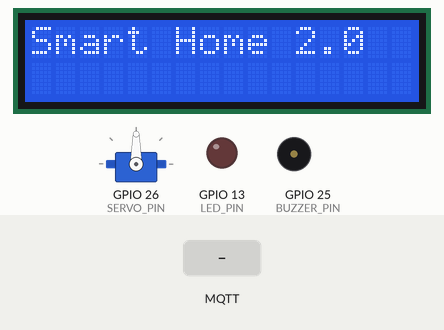
The sketch below on a simulated ESP32. Parts: servo, 16×2 character LCD, output pins drawn as LEDs (lit = HIGH), buzzer (waves = sounding). Inputs (shaded band) come from the test bench. WiFi joins after 1.5 s; servers stay silent unless stated; no MQTT or app messages arrive unless stated; what the sketch prints to the serial monitor is not drawn.

Above: at 2.7 s.
2.8 s: MQTT message "1" arrives on the first subscribed topic
At 3.4 s:
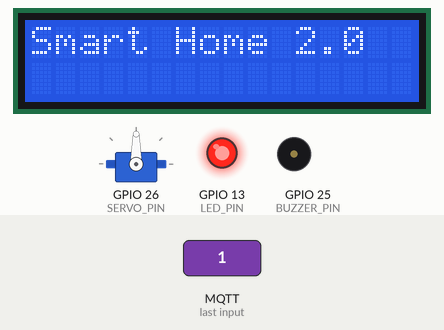
4.3 s: MQTT message "home/led" arrives on the second subscribed topic
At 4.6 s:
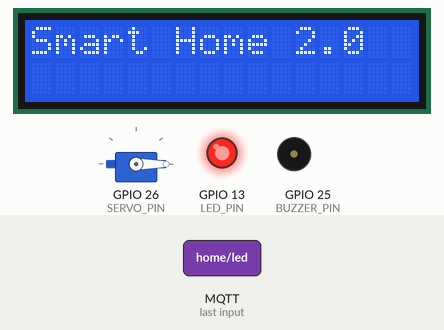
5.8 s: MQTT message "home/led" arrives on the first subscribed topic
At 6.9 s:
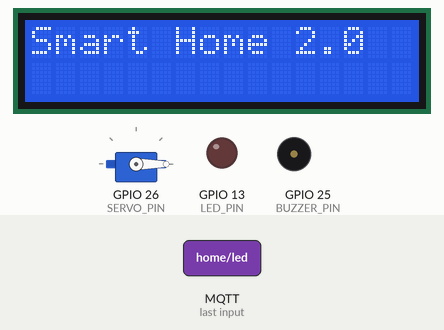
7.3 s: MQTT message "1" arrives on the third subscribed topic
At 8.1 s:
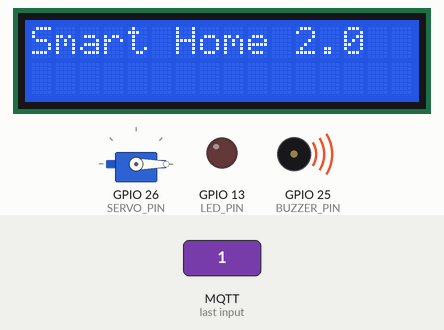
Timing chart, 0 to 10.8 s (numbered marks = the images above; inputs shaded):
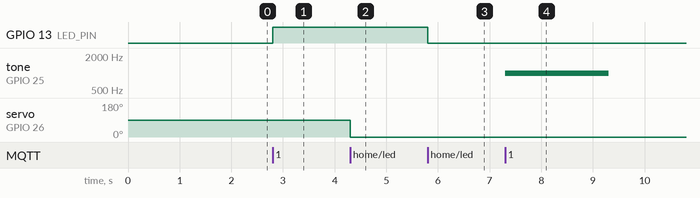

The sketch:

sketch.ino
```cpp
#include <WiFi.h>
#include <PubSubClient.h>
#include <LiquidCrystal_I2C.h>
#include <Wire.h>
#include <ESP32Servo.h>

// WiFi dan MQTT
const char* ssid = "Wokwi-GUEST";
const char* password = "";
const char* mqtt_server = "broker.hivemq.com";

WiFiClient espClient;
PubSubClient client(espClient);
LiquidCrystal_I2C lcd(0x27, 16, 2);
Servo servo;

// Pins
#define LED_PIN 13
#define BUZZER_PIN 25
#define SERVO_PIN 26

bool ledState = false;
int servoAngle = 0;
String lcdMessage = "Ready";

void callback(char* topic, byte* payload, unsigned int length) {
  String msg = "";
  for (int i = 0; i < length; i++) msg += (char)payload[i];

  if (String(topic) == "home/led") {
    ledState = (msg == "1");
    digitalWrite(LED_PIN, ledState ? HIGH : LOW);
    Serial.println("LED: " + String(ledState));
  }
  else if (String(topic) == "home/servo") {
    servoAngle = msg.toInt();
    servo.write(servoAngle);
    Serial.println("Servo: " + String(servoAngle) + "°");
  }
  else if (String(topic) == "home/buzzer") {
    if (msg == "1") {
      tone(BUZZER_PIN, 1000, 2000); // bunyi selama 2 detik
    }
  }
  else if (String(topic) == "home/lcd") {
    lcdMessage = msg;
    lcd.clear();
    lcd.print(lcdMessage.substring(0, 16));
    if (lcdMessage.length() > 16) {
      lcd.setCursor(0, 1);
      lcd.print(lcdMessage.substring(16, 32));
    }
  }
}

void reconnect() {
  while (!client.connected()) {
    if (client.connect("ESP32-SmartHome2.0")) {
      client.subscribe("home/led");
      client.subscribe("home/servo");
      client.subscribe("home/buzzer");
      client.subscribe("home/lcd");
    } else delay(2000);
  }
}

void setup() {
  Serial.begin(115200);

  pinMode(LED_PIN, OUTPUT);
  pinMode(BUZZER_PIN, OUTPUT);
  servo.attach(SERVO_PIN);

  lcd.init();
  lcd.backlight();
  lcd.print("Smart Home 2.0");

  WiFi.begin(ssid, password);
  while (WiFi.status() != WL_CONNECTED) delay(500);

  client.setServer(mqtt_server, 1883);
  client.setCallback(callback);
}

void loop() {
  if (!client.connected()) reconnect();
  client.loop();

  // Publish current state
  client.publish("home/led/state", ledState ? "1" : "0");
  client.publish("home/servo/state", String(servoAngle).c_str());
  client.publish("home/lcd/state", lcdMessage.c_str());
}
```

Measured:
- after the input at 2.8 s, GPIO 13 (LED_PIN): LOW → HIGH at once
- after the input at 4.3 s, servo on GPIO 26 (SERVO_PIN): 90° → 0° at once
- after the input at 5.8 s, GPIO 13 (LED_PIN): HIGH → LOW at once
- after the input at 7.3 s, tone on GPIO 25 (BUZZER_PIN): silent → 1000 Hz at once, → silent 2.0 s later
